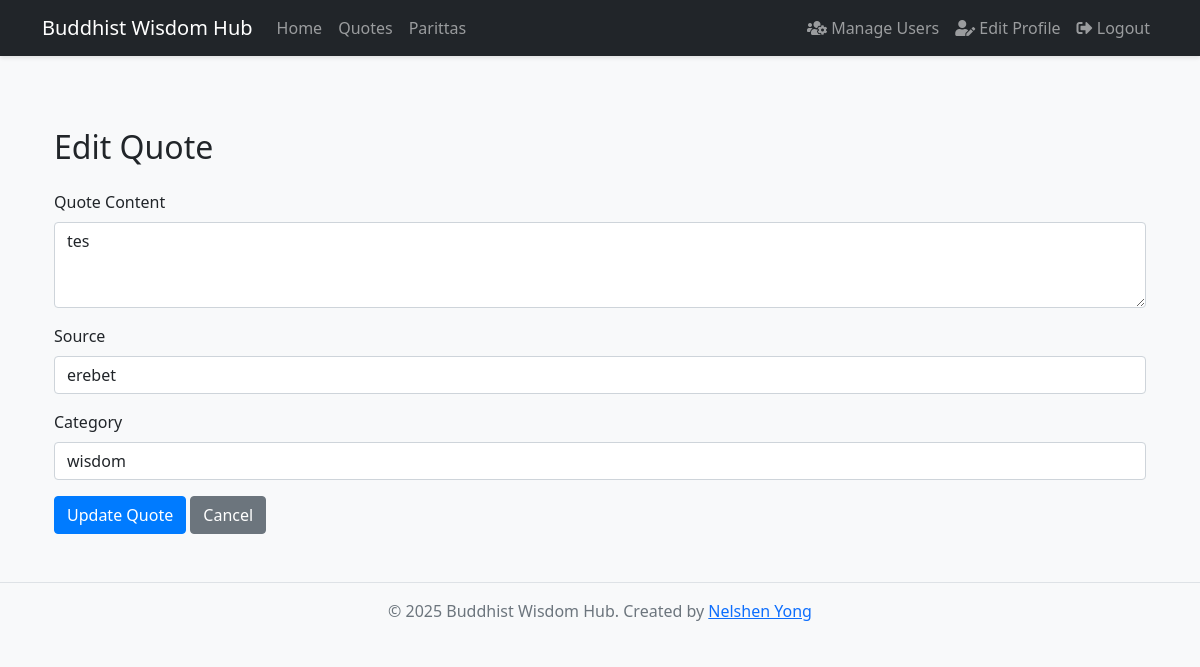
/edit_quote/2 (signed in), run on the app's committed database.
### app.py (models this page shows)
class Quote(db.Model):
    __tablename__ = 'quotes'
    id = db.Column(db.Integer, primary_key=True)
    content = db.Column(db.Text, nullable=False)
    source = db.Column(db.String(200))
    category = db.Column(db.String(50))
    date_added = db.Column(db.DateTime, default=datetime.utcnow)
    favorites = db.relationship('Favorite', backref='quote', lazy=True)

### app.py (the view)
    def decorated_function(*args, **kwargs):
        if 'user_id' not in session:
            flash('Please login to access this page.')
            return redirect(url_for('login'))
        user = User.query.get(session['user_id'])
        if not user or not user.is_admin:
            flash('You need to be an admin to access this page.')
            return redirect(url_for('home'))
        return f(*args, **kwargs)

### app.py (called while the page is built, shortened)
def get_current_user():
    if 'user_id' in session:
        return User.query.get(session['user_id'])
    return None

@app.context_processor
def utility_processor():
    return dict(get_current_user=get_current_user)

def admin_required(f):
    def decorated_function(*args, **kwargs):
        if 'user_id' not in session:
            flash('Please login to access this page.')
            return redirect(url_for('login'))
        user = User.query.get(session['user_id'])
        if not user or not user.is_admin:
            flash('You need to be an admin to access this page.')
            return redirect(url_for('home'))
        return f(*args, **kwargs)
    decorated_function.__name__ = f.__name__
    return decorated_function

@app.route('/edit_quote/<int:quote_id>', methods=['GET', 'POST'])
@admin_required
def edit_quote(quote_id):
    quote = Quote.query.get_or_404(quote_id)
    return render_template('edit_quote.html', quote=quote)

### templates/edit_quote.html
{% extends "base.html" %} {% block content %}
<div class="container mt-5">
  <h2 class="mb-4">Edit Quote</h2>
  <form method="POST">
    <div class="mb-3">
      <label for="content" class="form-label">Quote Content</label>
      <textarea
        class="form-control"
        id="content"
        name="content"
        rows="3"
        required
      >
{{ quote.content }}</textarea
      >
    </div>
    <div class="mb-3">
      <label for="source" class="form-label">Source</label>
      <input
        type="text"
        class="form-control"
        id="source"
        name="source"
        value="{{ quote.source }}"
      />
    </div>
    <div class="mb-3">
      <label for="category" class="form-label">Category</label>
      <input
        type="text"
        class="form-control"
        id="category"
        name="category"
        value="{{ quote.category }}"
      />
    </div>
    <button type="submit" class="btn btn-primary">Update Quote</button>
    <a href="{{ url_for('quotes') }}" class="btn btn-secondary">Cancel</a>
  </form>
</div>
{% endblock %}

### static/css/style.css (style rules this page uses)
body { min-height: 100vh; display: flex; flex-direction: column; background-color: #f8f9fa; }
.btn-primary { background-color: #007bff; border-color: #007bff; }

### data on the page
Quote: content "tes", source "erebet", category "wisdom"
